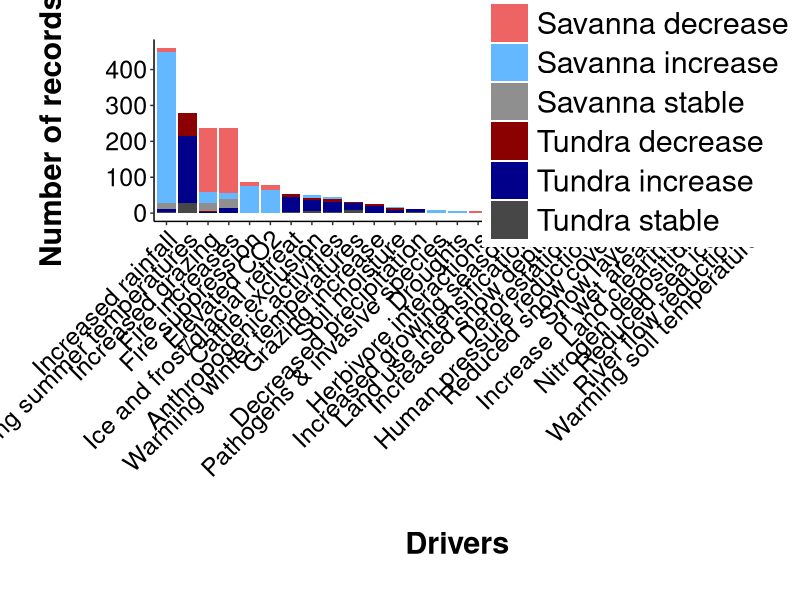
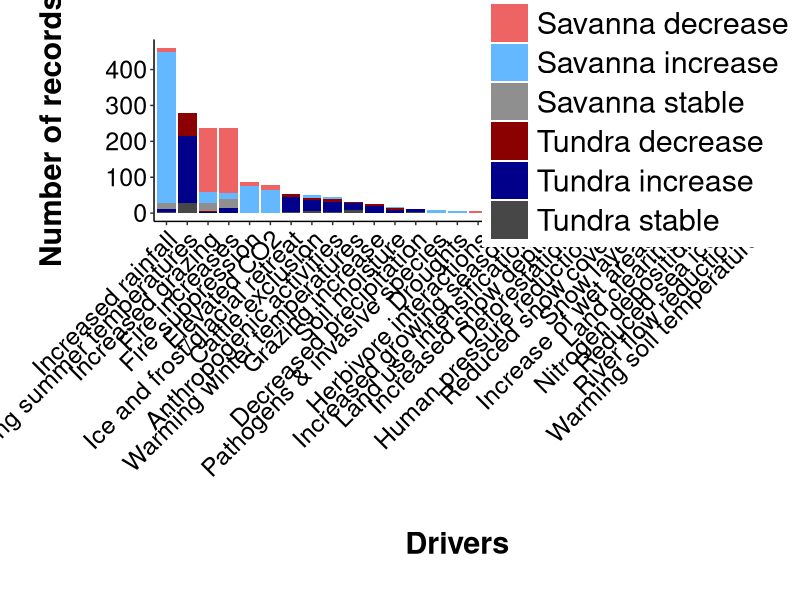

Generate these figures, in order, with R:
#### Woody encroachment across biomes 
#### Script 10. Drivers of woody cover change
#### Mariana García Criado
#### October 2018

## LIBRARIES ----
library(ggplot2)
library(dplyr)

## DATA PREP ----

# loading driver data
driv.tundra <- read.csv("mastersheets/drivers_tundra_all_trends.csv")
driv.savanna <- read.csv("mastersheets/drivers_savanna_all_trends.csv")
driv.itex <- read.csv("mastersheets/drivers_itex_all_trends.csv")

# Combining biome databases
driv.tundra.s <- driv.tundra %>% dplyr::select(Biome_type, Latitude, Longitude, Annual.rate, Drivers) %>% na.omit()
driv.savanna.s <- driv.savanna %>% dplyr::select(Biome_type, Latitude, Longitude, Annual.rate, Drivers) %>% na.omit()
driv.itex.s <- driv.itex %>% dplyr::select(Biome_type, Latitude, Longitude, Annual.rate, Drivers) %>% na.omit()
drivers.all <- rbind(driv.savanna.s, driv.tundra.s, driv.itex.s)

# Adding trends
drivers.all$Trend <- ifelse(drivers.all$Annual.rate < -0.01, 'Decrease',
                         ifelse(drivers.all$Annual.rate >= -0.01 & drivers.all$Annual.rate <= 0.01, 'Stable',
                                ifelse(drivers.all$Annual.rate > 0.01, 'Increase', 'other')))

# Add 'Biome trend' column
drivers.all$Biome_trend[drivers.all$Biome_type == "Savanna" & drivers.all$Trend == "Decrease"] <- "Savanna_decrease"
drivers.all$Biome_trend[drivers.all$Biome_type == "Savanna" & drivers.all$Trend == "Stable"] <- "Savanna_stable"
drivers.all$Biome_trend[drivers.all$Biome_type == "Savanna" & drivers.all$Trend == "Increase"] <- "Savanna_increase"

drivers.all$Biome_trend[drivers.all$Biome_type == "Tundra" & drivers.all$Trend == "Decrease"] <- "Tundra_decrease"
drivers.all$Biome_trend[drivers.all$Biome_type == "Tundra" & drivers.all$Trend == "Increase"] <- "Tundra_increase"
drivers.all$Biome_trend[drivers.all$Biome_type == "Tundra" & drivers.all$Trend == "Stable"] <- "Tundra_stable"

# Tidying up and ordering the driver data
drivers.all.group <- drivers.all %>%
  dplyr::group_by(Biome_trend, Drivers) %>% 
  dplyr::count(Biome_trend, Drivers)

drivers.all.group.total <- drivers.all.group %>% group_by(Drivers) %>% summarise(total = sum(n))
drivers.final <- merge(drivers.all.group, drivers.all.group.total, by = "Drivers")


## FIGURE 6 ----
(drivers.plot <- ggplot(drivers.final, aes(x = reorder(Drivers, -total), y = n, fill = Biome_trend)) +
    geom_bar(stat = "identity", position = "stack") + ylab("Number of records\n") + xlab("\nDrivers") + 
    scale_fill_manual(values = c("indianred2", "steelblue1", "gray56", "darkred", "darkblue", "gray28"), 
                      guide = guide_legend(title = "Cover trends"), 
                      labels = c("Savanna decrease", "Savanna increase", "Savanna stable", 
                                   "Tundra decrease", "Tundra increase", "Tundra stable")) +
    theme(legend.position = c(0.8, 0.65), legend.title = element_text(face = "bold", size=22), 
          legend.text = element_text(size=22), legend.key.size = unit(1, "cm"),
          legend.key = element_blank(),
          axis.title.x = element_text(face = "bold", size = 22),
          axis.text.x  = element_text(angle = 45, hjust = 1, size=18, colour = "black"), 
          axis.title.y = element_text(face="bold", size=22),
          axis.text.y  = element_text(vjust=0.5, size=18, colour = "black"),
          panel.grid.major.x=element_blank(), panel.grid.minor.x=element_blank(), 
          panel.grid.minor.y=element_blank(), panel.grid.major.y=element_blank(), 
          panel.background = element_blank(), axis.line = element_line(colour = "black"), 
          plot.margin = unit(c(1,1,1,1), units = , "cm")))

ggsave(drivers.plot, filename = "figures/Figure_6.png", 
       width = 47, height = 25, units = "cm")
